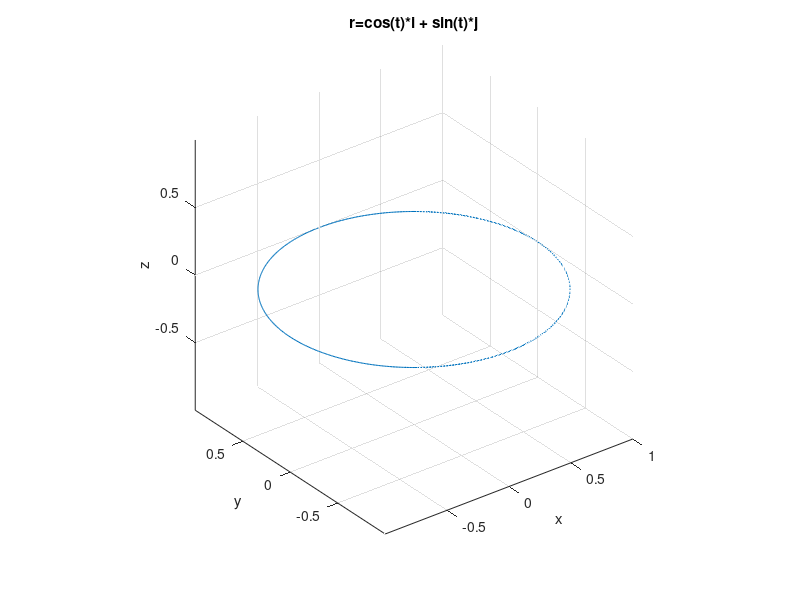
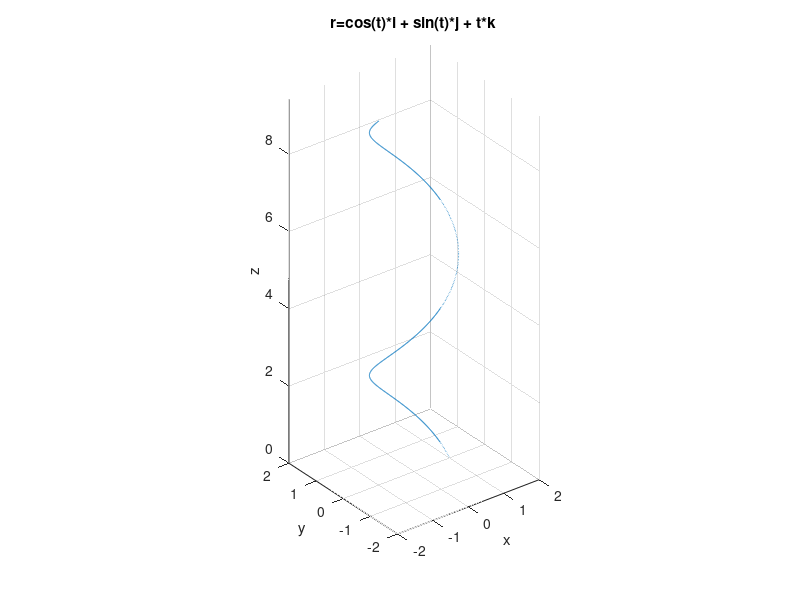

Write MATLAB code to recreate these figures, in order.
t=(0:0.01:6*pi)';
I=eye(3);
i=I(1,:);
j=I(2,:);
k=I(3,:);

a=1;
b=a;
c=0;
r=a*cos(t)*i + b*sin(t)*j + c*t;

% a unit circle
figure(1);
plot3(r(:,1), r(:,2), r(:,3));
grid on;
axis equal;
xlabel('x');
ylabel('y');
zlabel('z');
title('r=cos(t)*i + sin(t)*j')

a=1;
b=a;
c=1;
r=a*cos(t)*i + b*sin(t)*j + c*t*k;

% a circular helix
figure(2);
plot3(r(:,1), r(:,2), r(:,3));
grid on;
axis equal;
xlabel('x');
ylabel('y');
zlabel('z');
title('r=cos(t)*i + sin(t)*j + t*k');
axis([-2 2 -2 2 0 3*pi])
